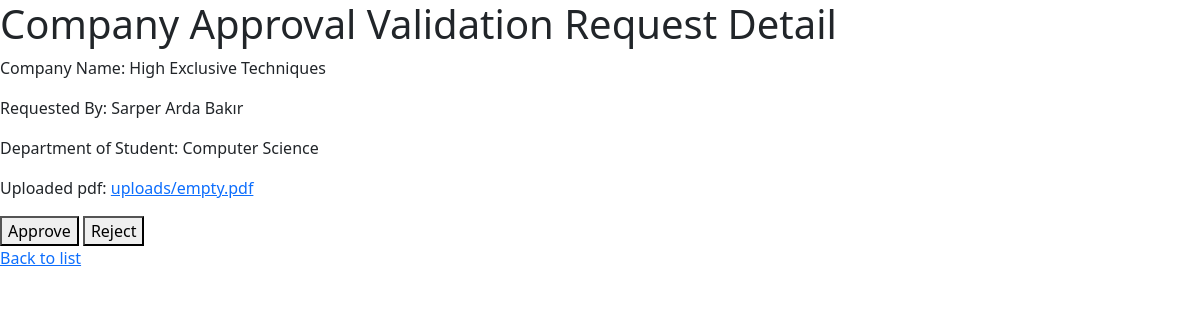
Screenshot of /company/cava-requests/7/ (signed in) with the database file from the repository.
### company/models.py (models this page shows, shortened)
class CompanyRelatedDemand(models.Model):
    demand_date = models.DateTimeField(auto_now_add=True, null=True)
    description = models.CharField(max_length=100, null=True)
    class Meta:
        abstract = True

class CompanyApprovalValidationApplication(CompanyRelatedDemand):
    course = models.ForeignKey(Course, blank=True, on_delete=models.CASCADE, null=True)
    file = models.FileField(upload_to='company-approval-demands',
        null=True,
        validators=[FileExtensionValidator(allowed_extensions=['pdf'])]
    )
    status = models.CharField(max_length=20, choices=STATUS_CHOICES, default='PENDING')
    requested_company = models.ForeignKey(Company, on_delete=models.CASCADE, null=True, related_name='+')
    student = models.ForeignKey(Student, on_delete=models.CASCADE, null=True, related_name='cava_applications')

class Company(models.Model):
    name = models.CharField(max_length=100, null=True, unique=True)
    field = models.CharField(max_length=100, null=True)
    departments = models.ManyToManyField(EngineeringDepartment, blank=True)
    status = models.CharField(max_length=20, choices=STATUS_CHOICES, default='PENDING', null=True)

### users/models.py (models this page shows, shortened)
class RoleMixin(models.Model):
    class Role(models.TextChoices):
        SUPERUSER = 'SUPERUSER', 'Superuser'
        STUDENT = 'STUDENT', 'Student'
        DEAN = 'DEAN', 'Dean'
        CHAIR = 'CHAIR', 'Chair'
        INSTRUCTOR = 'INSTRUCTOR', 'Instructor'
        DEPARTMENTSECRETARY = 'DEPARTMENT_SECRETARY', 'Department Secretary'
    role = models.CharField(max_length=50, choices=Role.choices, blank=True)
    class Meta:
        abstract = True

class User(AbstractBaseUser, PermissionsMixin, RoleMixin):
    first_name = models.CharField(max_length=50, null=True)
    last_name = models.CharField(max_length=50, null=True)
    email = models.EmailField(max_length=50, unique=True, null=True)
    user_id = models.CharField(max_length=8, unique=True, null=False)
    department = models.ForeignKey(
        EngineeringDepartment, on_delete=models.SET_NULL, null=True)
    created_date = models.DateTimeField(auto_now_add=True)
    modified_date = models.DateTimeField(auto_now=True)
    is_admin = models.BooleanField(default=False)
    is_active = models.BooleanField(default=True)
    is_staff = models.BooleanField(default=False)
    is_superuser = models.BooleanField(default=False)
    USERNAME_FIELD = 'user_id'
    REQUIRED_FIELDS = []
    objects = UserManager()
    user_permissions = models.ManyToManyField(
        Permission, related_name='%(class)spermissions', blank=True)

class EngineeringDepartment(models.Model):
    code = models.CharField(max_length=5, unique=True)
    name = models.CharField(max_length=50, blank=True)
    def __str__(self):
        return self.name

### company/views.py (the view, shortened to what this page needs)
# urls.py: path('cava-requests/<int:pk>/', views.CAVADetailView.as_view(), name="cava-detail"),
class CAVADetailView(LoginRequiredMixin, RoleRequiredMixin, DetailView):
    template_name = 'company/cava-request-detail.html'
    model = CompanyApprovalValidationApplication
    context_object_name = 'request'
    allowed_roles = ['SUPERUSER', 'DEPARTMENT_SECRETARY']

### users/views.py (called while the page is built)
    def test_func(self):
        return self.request.user.role in self.allowed_roles

### company/templates/company/cava-request-detail.html (shortened to what this page needs)
{% extends 'base.html' %}
{% load static %}
{% block styling %}
    <link rel="stylesheet" type="text/css" href="{% static '' %}">
{% endblock %}
{% block body %}
    <div>
        <h1>Company Approval Validation Request Detail</h1>
        <p>Company Name: {{ request.requested_company.name }}</p>
        <p>Requested By: {{ request.student.first_name}} {{ request.student.last_name}}</p>
        <p>Department of Student: {{ request.student.department }}</p>
        <p>Uploaded pdf: <a href="{{ request.file.url }}">{{ request.file.name }}</a></p>
        <form method="post" action="{% url 'company:cava-detail' request.id %}">
            <button type="submit" name="action" value="approve">Approve</button>
            <button type="submit" name="action" value="reject">Reject</button>
        </form>
        <a href="{% url 'company:cava-requests' %}">Back to list</a>
    </div>
{% endblock %}

### rows the page displays
CompanyApprovalValidationApplication: requested_company.name "High Exclusive Techniques", student.first_name "Sarper Arda", student.last_name "Bakır", student.department "Computer Science", file.name "uploads/empty.pdf"
